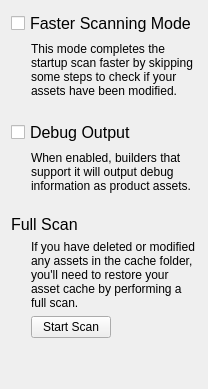
        <widget class="QWidget" name="ToolsPage">
         <layout class="QVBoxLayout" name="verticalLayout_3">
          <item>
           <widget class="QCheckBox" name="modtimeSkippingCheckBox">
            <property name="styleSheet">
             <string notr="true">font: 12pt;</string>
            </property>
            <property name="text">
             <string>Faster Scanning Mode</string>
            </property>
           </widget>
          </item>
          <item>
           <layout class="QHBoxLayout" name="horizontalLayout_3">
            <item>
             <spacer name="indentSpacer1">
              <property name="orientation">
               <enum>Qt::Horizontal</enum>
              </property>
              <property name="sizeType">
               <enum>QSizePolicy::Fixed</enum>
              </property>
              <property name="sizeHint" stdset="0">
               <size>
                <width>20</width>
                <height>20</height>
               </size>
              </property>
             </spacer>
            </item>
            <item>
             <widget class="QLabel" name="modtimeSkippingDescription">
              <property name="text">
               <string>&lt;html&gt;&lt;head/&gt;&lt;body&gt;&lt;p&gt;This mode completes the startup scan faster by skipping some steps to check if your assets have been modified.&lt;/p&gt;&lt;/body&gt;&lt;/html&gt;</string>
              </property>
              <property name="scaledContents">
               <bool>false</bool>
              </property>
              <property name="wordWrap">
               <bool>true</bool>
              </property>
             </widget>
            </item>
           </layout>
          </item>
          <item>
           <spacer name="gapSpacer1">
            <property name="orientation">
             <enum>Qt::Vertical</enum>
            </property>
            <property name="sizeType">
             <enum>QSizePolicy::Fixed</enum>
            </property>
            <property name="sizeHint" stdset="0">
             <size>
              <width>16</width>
              <height>16</height>
             </size>
            </property>
           </spacer>
          </item>
          <item>
           <widget class="QCheckBox" name="debugOutputCheckBox">
            <property name="styleSheet">
             <string notr="true">font: 12pt;</string>
            </property>
            <property name="text">
             <string>Debug Output</string>
            </property>
           </widget>
          </item>
          <item>
           <layout class="QHBoxLayout" name="horizontalLayout_6">
            <item>
             <spacer name="indentSpacer2">
              <property name="orientation">
               <enum>Qt::Horizontal</enum>
              </property>
              <property name="sizeType">
               <enum>QSizePolicy::Fixed</enum>
              </property>
              <property name="sizeHint" stdset="0">
               <size>
                <width>20</width>
                <height>20</height>
               </size>
              </property>
             </spacer>
            </item>
            <item>
             <widget class="QLabel" name="debugOutputCheckBoxDescription">
              <property name="text">
               <string>&lt;html&gt;&lt;head/&gt;&lt;body&gt;&lt;p&gt;When enabled, builders that support it will output debug information as product assets.&lt;/p&gt;&lt;/body&gt;&lt;/html&gt;</string>
              </property>
              <property name="scaledContents">
               <bool>false</bool>
              </property>
              <property name="wordWrap">
               <bool>true</bool>
              </property>
             </widget>
            </item>
           </layout>
          </item>
          <item>
           <spacer name="gapSpacer2">
            <property name="orientation">
             <enum>Qt::Vertical</enum>
            </property>
            <property name="sizeType">
             <enum>QSizePolicy::Fixed</enum>
            </property>
            <property name="sizeHint" stdset="0">
             <size>
              <width>16</width>
              <height>16</height>
             </size>
            </property>
           </spacer>
          </item>
          <item>
           <widget class="QLabel" name="fullScanHeader">
            <property name="text">
             <string>&lt;html&gt;&lt;head/&gt;&lt;body&gt;&lt;p&gt;&lt;span style=&quot; font-size:12pt;&quot;&gt;Full Scan&lt;/span&gt;&lt;/p&gt;&lt;/body&gt;&lt;/html&gt;</string>
            </property>
            <property name="wordWrap">
             <bool>true</bool>
            </property>
           </widget>
          </item>
          <item>
           <layout class="QHBoxLayout" name="horizontalLayout_12">
            <item>
             <spacer name="indentSpacer3">
              <property name="orientation">
               <enum>Qt::Horizontal</enum>
              </property>
              <property name="sizeType">
               <enum>QSizePolicy::Fixed</enum>
              </property>
              <property name="sizeHint" stdset="0">
               <size>
                <width>20</width>
                <height>20</height>
               </size>
              </property>
             </spacer>
            </item>
            <item>
             <widget class="QLabel" name="fullScanDescriptionText">
              <property name="text">
               <string>&lt;html&gt;&lt;head/&gt;&lt;body&gt;&lt;p&gt;If you have deleted or modified any assets in the cache folder, you'll need to restore your asset cache by performing a full scan.&lt;/p&gt;&lt;/body&gt;&lt;/html&gt;</string>
              </property>
              <property name="scaledContents">
               <bool>false</bool>
              </property>
              <property name="wordWrap">
               <bool>true</bool>
              </property>
             </widget>
            </item>
           </layout>
          </item>
          <item>
           <layout class="QHBoxLayout" name="horizontalLayout_13">
            <item>
             <spacer name="horizontalSpacer_2">
              <property name="orientation">
               <enum>Qt::Horizontal</enum>
              </property>
              <property name="sizeType">
               <enum>QSizePolicy::Fixed</enum>
              </property>
              <property name="sizeHint" stdset="0">
               <size>
                <width>20</width>
                <height>20</height>
               </size>
              </property>
             </spacer>
            </item>
            <item>
             <widget class="QPushButton" name="fullScanButton">
              <property name="sizePolicy">
               <sizepolicy hsizetype="Fixed" vsizetype="Fixed">
                <horstretch>0</horstretch>
                <verstretch>0</verstretch>
               </sizepolicy>
              </property>
              <property name="text">
               <string>Start Scan</string>
              </property>
             </widget>
            </item>
            <item>
             <spacer name="horizontalSpacer_3">
              <property name="orientation">
               <enum>Qt::Horizontal</enum>
              </property>
              <property name="sizeHint" stdset="0">
               <size>
                <width>40</width>
                <height>20</height>
               </size>
              </property>
             </spacer>
            </item>
           </layout>
          </item>
          <item>
           <spacer name="gapSpacer3">
            <property name="orientation">
             <enum>Qt::Vertical</enum>
            </property>
            <property name="sizeHint" stdset="0">
             <size>
              <width>16</width>
              <height>40</height>
             </size>
            </property>
           </spacer>
          </item>
         </layout>
        </widget>
